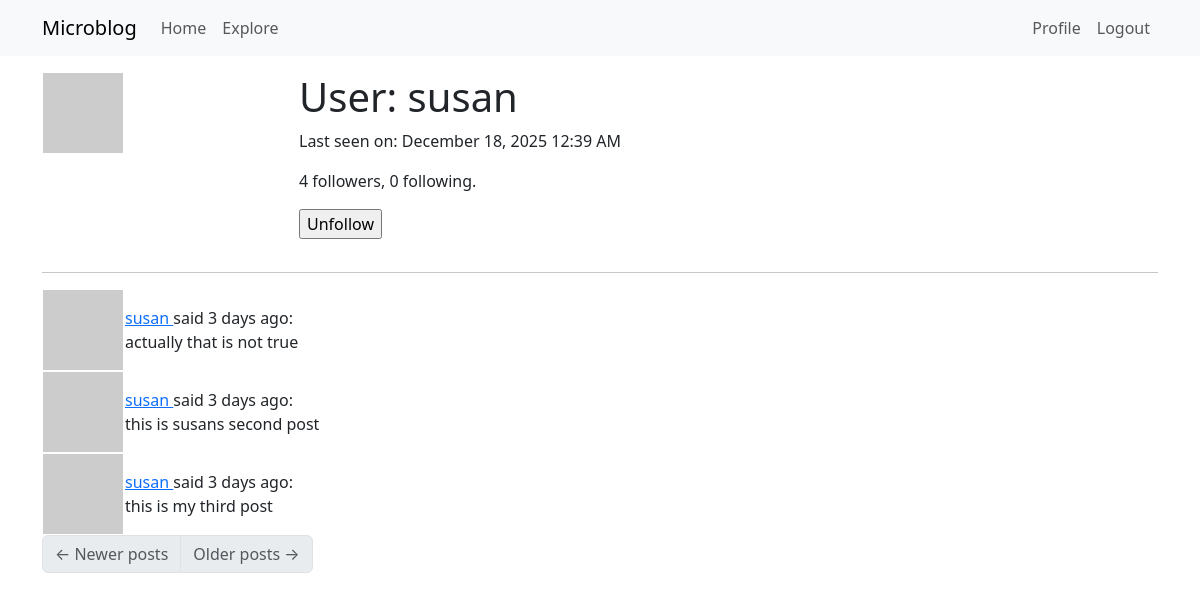
Screenshot of /user/susan (signed in) with the database file from the repository.
### app/models.py (models this page shows, shortened)
class User(UserMixin, db.Model):
    id: so.Mapped[int] = so.mapped_column(primary_key=True)
    username: so.Mapped[str] = so.mapped_column(sa.String(64), index=True, unique=True)
    email: so.Mapped[str] = so.mapped_column(sa.String(120), index=True, unique=True)
    password_hash: so.Mapped[Optional[str]] = so.mapped_column(sa.String(256))
    posts: so.WriteOnlyMapped['Post'] = so.relationship(back_populates='author')
    about_me: so.Mapped[Optional[str]] = so.mapped_column(sa.String(140))
    last_seen: so.Mapped[Optional[datetime]] = so.mapped_column(default=lambda:
                                datetime.now(timezone.utc))
    def avatar(self, size):
        digest = md5(self.email.lower().encode('utf-8')).hexdigest()
        return f'https://www.gravatar.com/avatar/{digest}?d=identicon&s={size}'
    following: so.WriteOnlyMapped['User'] = so.relationship(
        secondary=followers,
        primaryjoin=(followers.c.follower_id == id),
        secondaryjoin=(followers.c.followed_id == id),
        back_populates='followers')
    followers: so.WriteOnlyMapped['User'] = so.relationship(
        secondary=followers, primaryjoin=(followers.c.followed_id == id),
        secondaryjoin=(followers.c.follower_id == id),
        back_populates='following')
    def is_following(self, user):
        query = self.following.select().where(User.id == user.id)
        return db.session.scalar(query)
    def followers_count(self):
        query = sa.select(sa.func.count()).select_from(
            self.followers.select().subquery())
        return db.session.scalar(query)
    def following_count(self):
        query = sa.select(sa.func.count()).select_from(
            self.following.select().subquery())
        return db.session.scalar(query)

class Post(db.Model):
    id: so.Mapped[int] = so.mapped_column(primary_key=True)
    body: so.Mapped[str] = so.mapped_column(sa.String(140))
    timestamp: so.Mapped[datetime] = so.mapped_column(index=True, default=lambda : datetime.now(timezone.utc))
    user_id: so.Mapped[int] = so.mapped_column(sa.ForeignKey(User.id), index=True)
    author: so.Mapped[User] = so.relationship(back_populates='posts')

### app/routes.py (the view)
@app.route('/user/<username>')
@login_required
def user(username):
    user = db.first_or_404(sa.select(User).where(User.username ==username))
    page = request.args.get('page', 1, type=int)
    query = user.posts.select().order_by(Post.timestamp.desc())
    posts = db.paginate(query, page=page, per_page=app.config['POSTS_PER_PAGE'], error_out=False)
    prev_url=None
    next_url=None
    if posts.has_next:
        next_url = url_for('user', username=user.username, page=posts.next_num)
    else:
        None
    if posts.has_prev:
        prev_url = url_for('user',username=user.username, page=posts.prev_num)
    else:
        None
    form = EmptyForm()
    return render_template('user.html',form=form,
                           posts=posts.items, next_url=next_url,
                           prev_url=prev_url, user=user)

### app/forms.py
class EmptyForm(FlaskForm):
    submit = SubmitField('Submit')

### app/models.py (called while the page is built)
@login.user_loader
def load_user(id):
    return db.session.get(User, int(id))

### app/routes.py (called while the page is built)
@app.before_request
def before_request():
    if current_user.is_authenticated:
        current_user.last_seen = datetime.now(timezone.utc)
        db.session.commit()

### app/templates/user.html (shortened to what this page needs)
 {%extends "base.html" %}
 {% block content %}
    <table>
        <tr valign="top">
             <td width="256px"><img src = "{{ user.avatar(128) }}"></td>
             <td>
                <h1>User: {{ user.username }}</h1>
                {% if user.last_seen %}<p>Last seen on: {{ moment(user.last_seen).format('LLL') }}</p>{% endif %}
                 <p>{{ user.followers_count() }} followers, {{ user.following_count() }} following.</p>
                 {% if user == current_user %}
                <p><a href="{{ url_for('edit_profile') }}">Edit Profile</a></p>
                {% else %}
                <p>
                    <form action="{{ url_for('unfollow', username=user.username)}}" method="post">
                        {{ form.submit(value='Unfollow')}}
                    </form>
                </p>
                {% endif %}
            </td>
        </tr>
    </table>
    <hr>
    {% for post in posts %}
        {% include '_post.html' %}
    {% endfor %}
    <nav aria-label="Post navigation">
        <ul class="pagination">
            <li class="page-item{% if not prev_url %} disabled{% endif %}">
                <a class="page-link" href="{{ prev_url }}">
                    <span aria-hidden="true">&larr;</span> Newer posts
                </a>
            </li>
            <li class="page-item{% if not next_url %} disabled{% endif %}">
                <a class="page-link" href="{{ next_url }}">
                    Older posts <span aria-hidden="true">&rarr;</span>
                </a>
            </li>
        </ul>
    </nav>
{% endblock %}

### app/templates/_post.html
<table class=""table table-hover>
    <tr>
        <td width="70px">
            <a href="{{ url_for('user', username=post.author.username) }}">
            <img src="{{ post.author.avatar(36) }}">
            </a>
        </td>
        <td>
            <a href="{{ url_for('user', username=post.author.username) }}">
                {{ post.author.username }}
            </a>
            said {{ moment(post.timestamp).fromNow() }}:
            <br>
            {{ post.body }}
        </td>
    </tr>
</table>

### rows the page displays
User: username "susan", last_seen "December 18, 2025 12:39 AM"
Post: author.username "susan", timestamp "3 days ago", body "actually that is not true"
Post: author.username "susan", timestamp "3 days ago", body "this is susans second post"
Post: author.username "susan", timestamp "3 days ago", body "this is my third post"

### other values shown
{{ user.followers_count() }} "4"
{{ user.following_count() }} "0"
